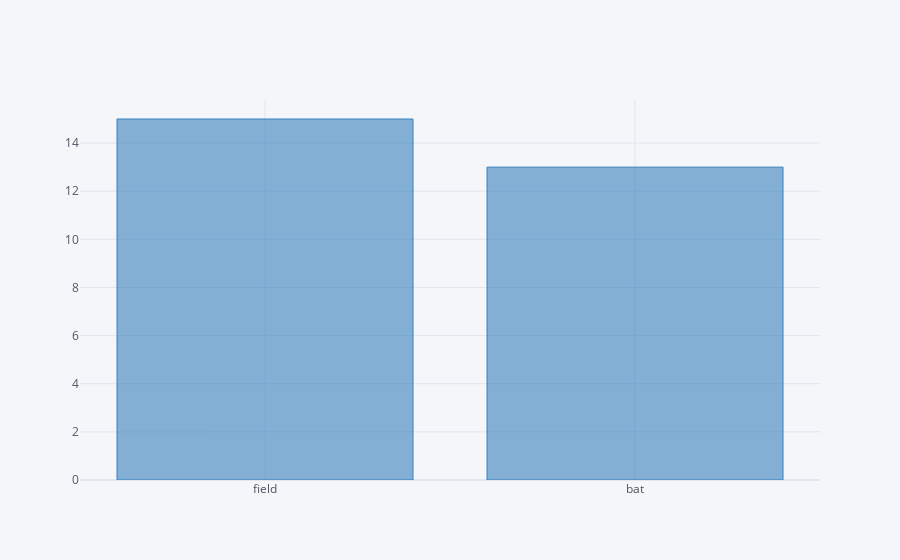

Write notebook code for a chart like this one.
### Code cell
micsk['toss_decision'].value_counts().iplot(kind = 'bar',color='blue')

### Figure 1 — Plotly figure (JSON) as saved in the notebook; plotly's stock layout.template omitted (floating-point values rounded to 4 significant figures)
{"data": [{"marker": {"color": "rgba(55, 128, 191, 0.6)", "line": {"color": "rgba(55, 128, 191, 1.0)", "width": 1}}, "name": "toss_decision", "orientation": "v", "text": "", "type": "bar", "x": ["field", "bat"], "y": [15, 13]}], "layout": {"legend": {"bgcolor": "#F5F6F9", "font": {"color": "#4D5663"}}, "paper_bgcolor": "#F5F6F9", "plot_bgcolor": "#F5F6F9", "title": {"font": {"color": "#4D5663"}}, "xaxis": {"gridcolor": "#E1E5ED", "showgrid": true, "tickfont": {"color": "#4D5663"}, "title": {"font": {"color": "#4D5663"}, "text": ""}, "zerolinecolor": "#E1E5ED"}, "yaxis": {"gridcolor": "#E1E5ED", "showgrid": true, "tickfont": {"color": "#4D5663"}, "title": {"font": {"color": "#4D5663"}, "text": ""}, "zerolinecolor": "#E1E5ED"}}}
